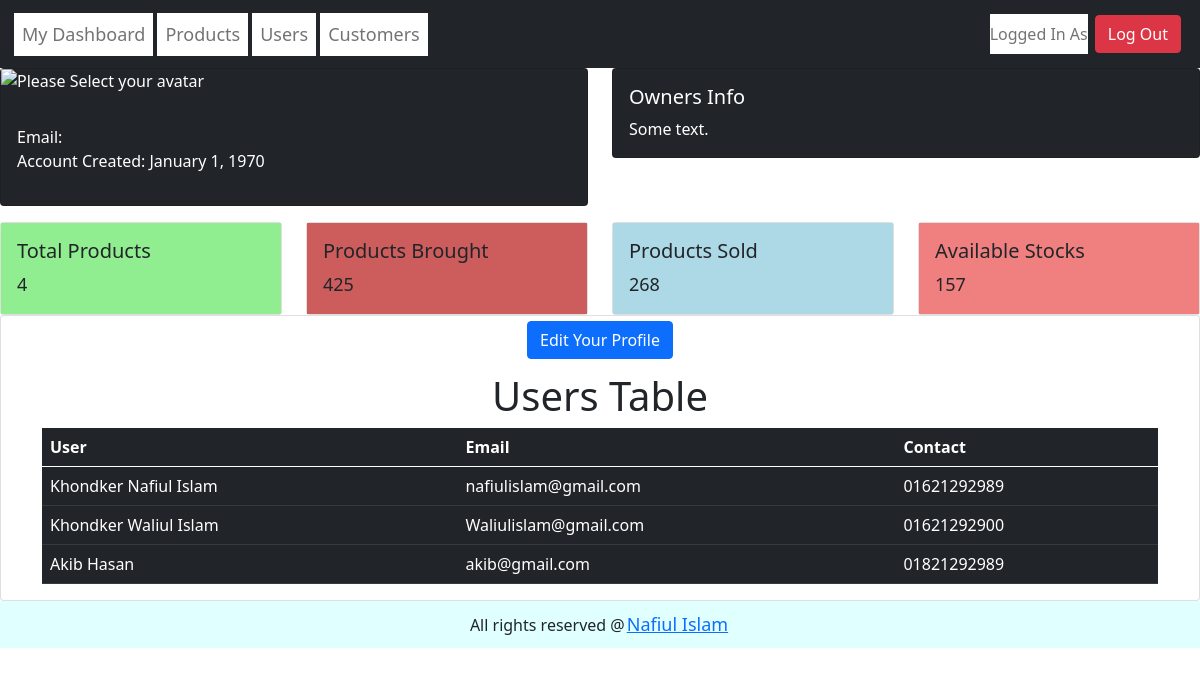
The page /users.php on the database its author committed.
### tables this page shows
CREATE TABLE `user_info` (
  `id` int(11) NOT NULL,
  `name` varchar(100) NOT NULL,
  `uname` varchar(100) NOT NULL,
  `email` varchar(100) NOT NULL DEFAULT '@gmail.com',
  `password` varchar(100) NOT NULL,
  `address` varchar(100) DEFAULT NULL,
  `contact` varchar(100) NOT NULL,
  `created` datetime NOT NULL DEFAULT current_timestamp()
);

### users.php (the view, shortened to what this page needs)
<?php
    include ('navigation.php');
    $conn = connect();
    $id= $_SESSION['userid'];
    $sq= "SELECT * FROM user_info WHERE id='$id'";
    $thisUser= mysqli_fetch_assoc($conn->query($sq));
    $sql= "SELECT * from user_info";
    $res= $conn->query($sql);
    $sql= "SELECT COUNT(*) as products FROM product";
    $total_products= mysqli_fetch_assoc($conn->query($sql));
    $sql= "SELECT SUM(bought) as total_bought FROM product";
    $total_bought= mysqli_fetch_assoc($conn->query($sql));
    $sql= "SELECT SUM(sold) as total_sold FROM product";
    $total_sold= mysqli_fetch_assoc($conn->query($sql));
    $stock_available= $total_bought['total_bought']-$total_sold['total_sold'];
?>
<!doctype html>
<html lang="en">
  <head>
    <link href="https://cdn.jsdelivr.net/npm/bootstrap@5.0.0-beta1/dist/css/bootstrap.min.css" rel="stylesheet">
  </head>
  <body>
  <div class="row row-cols-1 row-cols-md-2 g-4">
  <div class="col">
    <div class="card text-white bg-dark mb-3">
    <img src="<?php echo $thisUser['avatar']; ?>" class="img-circle" alt="Please Select your avatar">
      <div class="card-body">
        <p><h4><?php echo $thisUser['name'];  ?></h4>
        Email: <?php echo $thisUser['email']; ?><br>
        Account Created: <?php echo date('F j, Y', strtotime($thisUser['created'])); ?></p>
        </div>
    </div>
  </div>
  <div class="col">
    <div class="card text-white bg-dark mb-3">
      <div class="card-body">
        <h5 class="card-title">Owners Info</h5>
        <p class="card-text">Some text.</p>
      </div>
    </div>
  </div>
</div>
  <div class="row row-cols-1 row-cols-md-4 g-4">
  <div class="col">
    <div class="card h-100">
      <div style="background-color: lightgreen;font-size:large;" class="card-body">
        <h5 class="card-title">Total Products</h5>
        <p class="card-text"><?php echo $total_products['products'] ?></p>
      </div>
    </div>
  </div>
  <div class="col">
    <div class="card h-100">
      <div style="background-color: indianred;font-size:large;" class="card-body">
        <h5 class="card-title">Products Brought</h5>
        <p class="card-text"><?php echo $total_bought['total_bought'] ?></p>
      </div>
    </div>
  </div>
  <div class="col">
    <div class="card h-100">
      <div style="background-color: lightblue;font-size:large;" class="card-body">
        <h5 class="card-title">Products Sold</h5>
        <p class="card-text"><?php echo $total_sold['total_sold'] ?></p>
      </div>
    </div>
  </div>
  <div class="col">
    <div class="card h-100">
      <div style="background-color: lightcoral;font-size:large;" class="card-body">
        <h5 class="card-title">Available Stocks</h5>
        <p class="card-text"><?php echo $stock_available ?></p>
      </div>
    </div>
  </div>
</div>
<div class="card">
                <div class="text-center">
                <button style="margin: 5px;" type="button" class="btn btn-primary" data-bs-toggle="modal" data-bs-target="#exampleModal">
                  Edit Your Profile
                </button>
                </div>
<div class="pt-20 pl-20">
 <div class="table_container">
                    <h1 style="text-align: center;">Users Table</h1>
                    <div class="container">
                        <table class="table table-dark" id="table" data-toggle="table" data-search="true" data-filter-control="true" data-show-export="true" data-click-to-select="true" data-toolbar="#toolbar">
                            <thead class="thead-light">
                            <tr>
                                <th data-field="date" data-filter-control="select" data-sortable="true">User</th>
                                <th data-field="examen" data-filter-control="select" data-sortable="true"> Email</th>
                                <th data-field="note" data-sortable="true">Contact</th>
                            </tr>
                            </thead>
                            <tbody>
                            <?php
                            if(mysqli_num_rows($res)>0) {
                                while ($row = mysqli_fetch_assoc($res)) {
                                    echo '<tr>';
                                    echo '<td>'. $row['name'].'</td>';
                                    echo '<td>'. $row['email'].'</td>';
                                    echo '<td>'. $row['contact'].'</td>';
                                    echo '</tr>';
                                }
                            }
                            ?>
                            </tbody>
                        </table>
                    </div>
                </div>
            </div>
        </div>
<?php
    include ('footer.php');
?>
  </body>
</html>

### rows shown on the page
user_info: name "Khondker Nafiul Islam", email "nafiulislam@gmail.com", contact "01621292989"
user_info: name "Khondker Waliul Islam", email "Waliulislam@gmail.com", contact "01621292900"
user_info: name "Akib Hasan", email "akib@gmail.com", contact "01821292989"

### other values the page prints
date('F j, Y', strtotime($thisUser['created'])) "January 1, 1970"
$total_products['products'] "4"
$total_bought['total_bought'] "425"
$total_sold['total_sold'] "268"
$stock_available "157"
